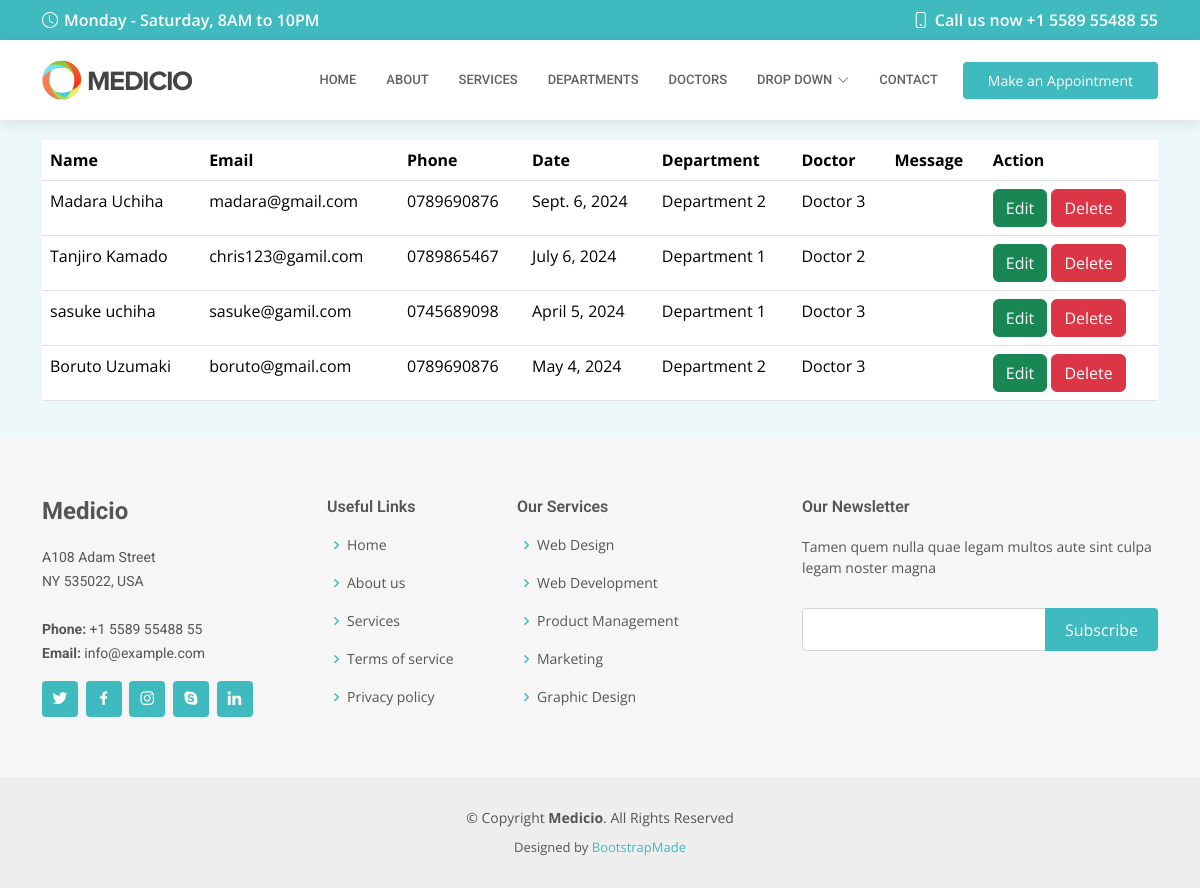
/show/, run on an earlier commit of the app's database.
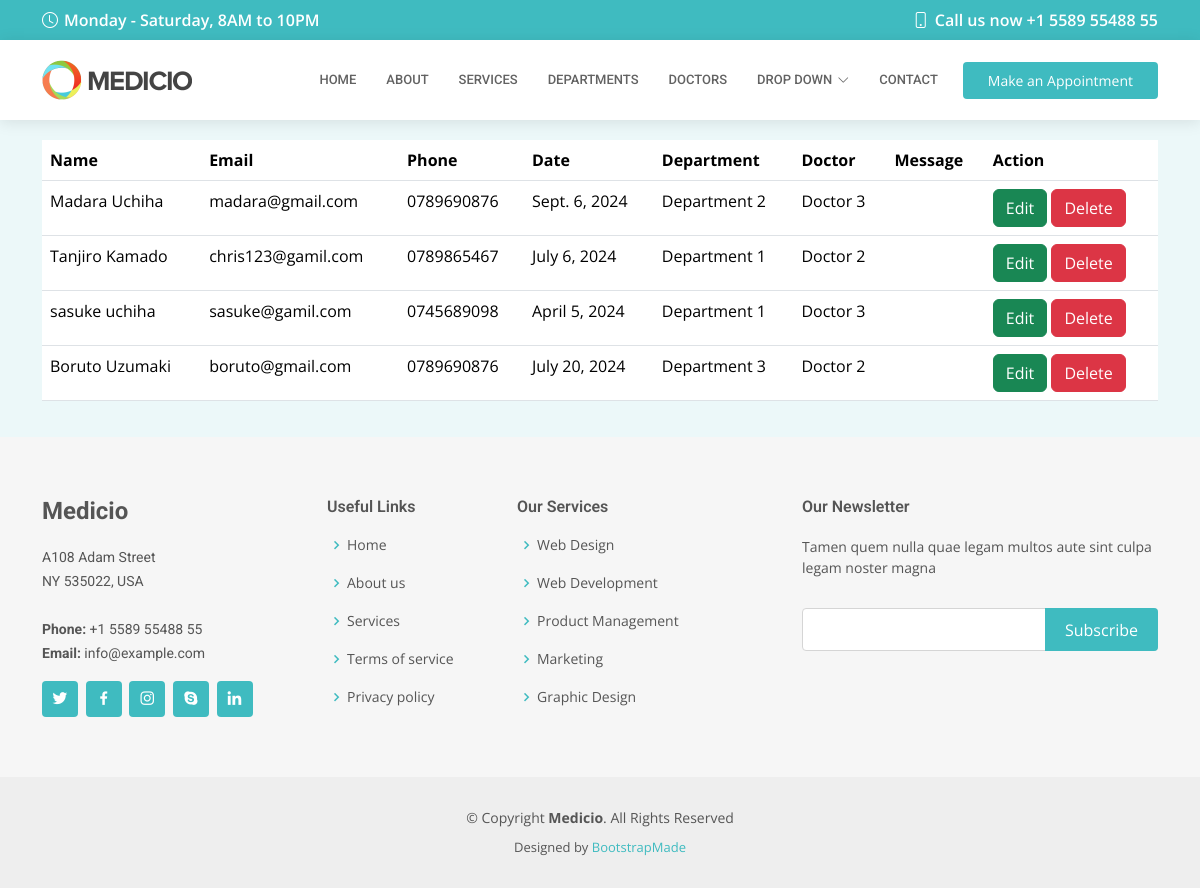
And on a later commit of the database.
### medicioapp/models.py (models this page shows, shortened)
class Appointment(models.Model):
    name = models.CharField(max_length=200)
    email = models.EmailField()
    phone = models.CharField(max_length=10)
    date = models.DateField()
    department = models.CharField(max_length=200)
    doctor = models.CharField(max_length=200)
    message = models.TextField()

### medicioapp/views.py (the view)
# urls.py: path('show/', views.show, name='show'),
def show(request):
    information = Appointment.objects.all()
    return render(request, 'show.html', {'data':information})

### templates/show.html
{% extends 'inner-page.html' %}
{% load static %}
{% block body %}
<table class="table container">
  <tr>
      <th>Name</th>
    <th>Email</th>
    <th>Phone</th>
    <th>Date</th>
    <th>Department</th>
    <th>Doctor</th>
    <th>Message</th>
    <th>Action</th>
  </tr>
{% for x in data %}
    <tr>
        <td>{{ x.name }}</td>
        <td>{{ x.email }}</td>
        <td>{{ x.phone }}</td>
        <td>{{ x.date }}</td>
        <td>{{ x.department }}</td>
        <td>{{ x.doctor }}</td>
        <td>{{ x.Message }}</td>
        <td>
            <a href="/edit/{{ x.id }}" class="btn btn-success">Edit</a>
            <a href="/delete/{{ x.id }}" class="btn btn-danger">Delete</a>
        </td>
    </tr>
{% endfor %}
</table>
{% endblock %}

What changed in the data, as far as the page shows it:
changed Appointment "Boruto Uzumaki": date "May 4, 2024" → "July 20, 2024"; department "Department 2" → "Department 3"; doctor "Doctor 3" → "Doctor 2"
